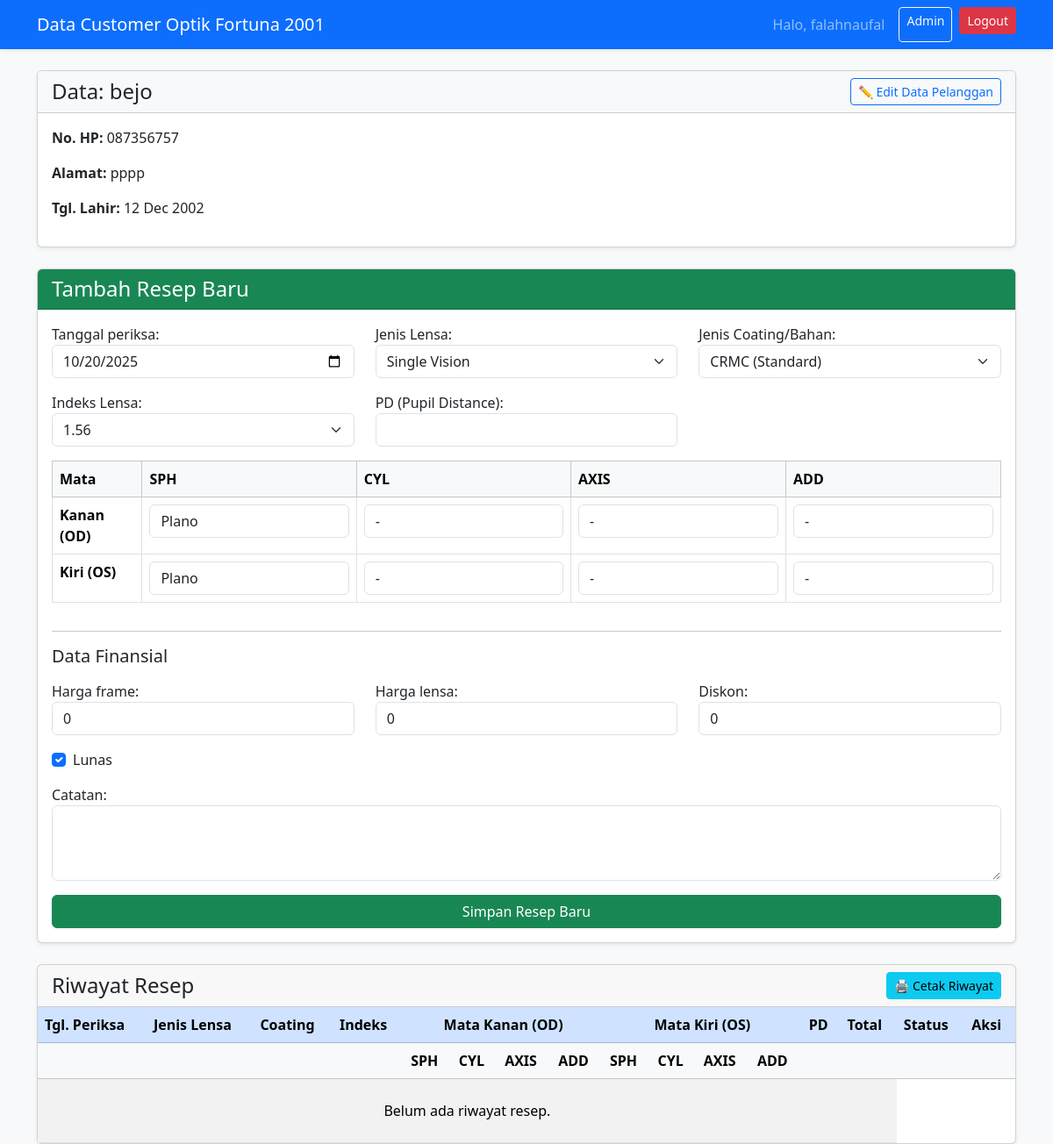
/pelanggan/4/ (signed in), run on the app's committed database.
### pasien/models.py (models this page shows, shortened)
class Pelanggan(models.Model):
    nama = models.CharField(max_length=100)
    no_hp = models.CharField(max_length=20, unique=True)
    alamat = models.TextField(blank=True, null=True)
    tanggal_lahir = models.DateField(blank=True, null=True)
    created_at = models.DateTimeField(auto_now_add=True)
    class Meta:
        verbose_name = "Data Pelanggan"
        verbose_name_plural = "Data Pelanggan"

### pasien/views.py (the view)
# urls.py: path('pelanggan/<int:pk>/', views.detail_pelanggan, name='detail'),
@login_required # Kunci halaman ini
def detail_pelanggan(request, pk):
    pelanggan = get_object_or_404(Pelanggan, pk=pk)
    resep_list = pelanggan.resep_history.all()
    if request.method == 'POST':
        form = ResepForm(request.POST)
        if form.is_valid():
            resep_baru = form.save(commit=False) # Jangan simpan dulu
            resep_baru.pelanggan = pelanggan      # Isi 'pelanggan' secara manual
            resep_baru.save()                     # Baru simpan ke database
            return redirect('detail', pk=pelanggan.pk)
    else:
        form = ResepForm() # Buat form kosong
    context = {
        'pelanggan': pelanggan,
        'resep_list': resep_list,
        'form': form, # Kirim form (kosong atau terisi) ke template
    }
    return render(request, 'detail.html', context)

### templates/detail.html (shortened to what this page needs)
{% extends 'base.html' %}
{% block content %}
<div class="card shadow-sm mb-4">
    <div class="card-header bg-light d-flex justify-content-between align-items-center">
        <h4 class="mb-0">Data: {{ pelanggan.nama }}</h4>
        <a href="{% url 'edit_pelanggan' pelanggan.pk %}" class="btn btn-outline-primary btn-sm">
           ✏️ Edit Data Pelanggan
        </a>
    </div>
    <div class="card-body">
        <p><strong>No. HP:</strong> {{ pelanggan.no_hp }}</p>
        <p><strong>Alamat:</strong> {{ pelanggan.alamat|default:"-" }}</p>
        <p><strong>Tgl. Lahir:</strong> {{ pelanggan.tanggal_lahir|date:"d M Y"|default:"-" }}</p>
    </div>
</div>
<div class="card shadow-sm mb-4">
    <div class="card-header bg-success text-white">
        <h4 class="mb-0">Tambah Resep Baru</h4>
    </div>
    <div class="card-body">
        <form method="POST">
            <div class="row">
                <div class="col-md-4 mb-3">{{ form.tanggal_periksa.label_tag }} {{ form.tanggal_periksa }}</div>
                <div class="col-md-4 mb-3">{{ form.jenis_lensa.label_tag }} {{ form.jenis_lensa }}</div>
                <div class="col-md-4 mb-3">{{ form.jenis_coating.label_tag }} {{ form.jenis_coating }}</div>
            </div>
            <div class="row">
                <div class="col-md-4 mb-3">{{ form.indeks_lensa.label_tag }} {{ form.indeks_lensa }}</div>
                <div class="col-md-4 mb-3">{{ form.pd.label_tag }} {{ form.pd }}</div>
            </div>
            <div class="table-responsive mb-3">
                <table class="table table-bordered">
                    <tr class="table-light">
                        <th>Mata</th>
                        <th>SPH</th><th>CYL</th><th>AXIS</th><th>ADD</th>
                    </tr>
                    <tr>
                        <th>Kanan (OD)</th>
                        <td>{{ form.od_sph }}</td>
                        <td>{{ form.od_cyl }}</td>
                        <td>{{ form.od_axis }}</td>
                        <td>{{ form.od_add }}</td>
                    </tr>
                    <tr>
                        <th>Kiri (OS)</th>
                        <td>{{ form.os_sph }}</td>
                        <td>{{ form.os_cyl }}</td>
                        <td>{{ form.os_axis }}</td>
                        <td>{{ form.os_add }}</td>
                    </tr>
                </table>
            </div>
            <hr>
            <h5 class="mb-3">Data Finansial</h5>
            <div class="row">
                <div class="col-md-4 mb-3">
                    {{ form.harga_frame.label_tag }}
                    {{ form.harga_frame }}
                </div>
                <div class="col-md-4 mb-3">
                    {{ form.harga_lensa.label_tag }}
                    {{ form.harga_lensa }}
                </div>
                <div class="col-md-4 mb-3">
                    {{ form.diskon.label_tag }}
                    {{ form.diskon }}
                </div>
            </div>
            <div class="form-check mb-3">
                {{ form.lunas }}
                <label class="form-check-label" for="{{ form.lunas.id_for_label }}">
                    {{ form.lunas.label }}
                </label>
            </div>
            <div class="mb-3">
                {{ form.catatan.label_tag }}
                {{ form.catatan }}
            </div>
            <button type="submit" class="btn btn-success w-100">Simpan Resep Baru</button>
        </form>
    </div>
</div>
<div class="card shadow-sm printable-area">
    <div class="card-header d-flex justify-content-between align-items-center">
        <h4 class="mb-0">Riwayat Resep</h4>
        <button onclick="window.print()" class="btn btn-info btn-sm d-print-none">
            🖨️ Cetak Riwayat
        </button>
    </div>
    <div class="card-body p-0">
        <div class="table-responsive">
            <table class="table table-striped table-hover mb-0">
                <thead class="table-primary">
                    <tr>
                        <th>Tgl. Periksa</th>
                        <th>Jenis Lensa</th>
                        <th>Coating</th>
                        <th>Indeks</th>
                        <th colspan="4" class="text-center">Mata Kanan (OD)</th>
                        <th colspan="4" class="text-center">Mata Kiri (OS)</th>
                        <th>PD</th>
                        <th>Total</th> <th>Status</th> <th>Aksi</th>
                    </tr>
                    <tr class="table-light">
                        <th></th>
                        <th></th>
                        <th></th>
                        <th></th>
                        <th>SPH</th><th>CYL</th><th>AXIS</th><th>ADD</th>
                        <th>SPH</th><th>CYL</th><th>AXIS</th><th>ADD</th>
                        <th></th>
                        <th></th> <th></th> <th></th>
                    </tr>
                </thead>
                <tbody>
                    {% for resep in resep_list %}
                    <tr>
                        <td><strong>{{ resep.tanggal_periksa|date:"d/m/Y" }}</strong></td>
                        <td>{{ resep.get_jenis_lensa_display }}</td>
                        <td>{{ resep.get_jenis_coating_display }}</td>
                        <td>{{ resep.get_indeks_lensa_display }}</td>
                        <td>{{ resep.od_sph }}</td>
                        <td>{{ resep.od_cyl }}</td>
                        <td>{{ resep.od_axis }}</td>
                        <td>{{ resep.od_add }}</td>
                        <td>{{ resep.os_sph }}</td>
                        <td>{{ resep.os_cyl }}</td>
                        <td>{{ resep.os_axis }}</td>
                        <td>{{ resep.os_add }}</td>
                        <td>{{ resep.pd }}</td>
                        <td>
                            <td>Rp {{ resep.total_bayar|default:0 }}</td>
                    <td>
                        {% if resep.lunas %}
                            <span class="badge bg-success">Lunas</span>
                        {% else %}
                            <span class="badge bg-danger">Belum Lunas</span>
                        {% endif %}
                    </td>
                    <td>
                    <a href="{% url 'edit_resep' resep.pk %}" class="btn btn-sm btn-outline-primary">Edit</a>
                </td>
                    </tr>
                    {% if resep.catatan %}
                    <tr class="table-info"><td colspan="14"><strong>Catatan:</strong> {{ resep.catatan }}</td></tr>
                    {% endif %}
                    {% empty %}
                    <tr><td colspan="14" class="text-center p-4">Belum ada riwayat resep.</td></tr>
                    {% endfor %}
                </tbody>
            </table>
        </div>
    </div>
</div>
{% endblock %}

### templates/base.html (shortened to what this page needs)
<!doctype html>
<html lang="id">
  <head>
    <link href="https://cdn.jsdelivr.net/npm/bootstrap@5.3.3/dist/css/bootstrap.min.css" rel="stylesheet">
  </head>
  <body>
    <nav class="navbar navbar-expand-lg navbar-dark bg-primary shadow-sm">
        <div class="container">
            <a class="navbar-brand" href="{% url 'search' %}"> Data Customer Optik Fortuna 2001</a>
            <div class="d-flex">
                {% if user.is_authenticated %}
                    <span class="navbar-text me-3">
                        Halo, {{ user.first_name|default:user.username }}
                    </span>
                    <a href="/admin" class="btn btn-outline-light btn-sm me-2" target="_blank">Admin</a>
                    <form action="{% url 'logout' %}" method="POST" class="d-inline">
    <button type="submit" class="btn btn-danger btn-sm">Logout</button>
</form>
                {% else %}
                    <a href="{% url 'login' %}" class="btn btn-light btn-sm">Login</a>
                {% endif %}
            </div>
        </div>
    </nav>
    <div class="container mt-4">
        {% block content %}
        {% endblock %}
    </div>
  </body>
</html>

### templates/base.html (style rules this page uses)
body { background-color: #f8f9fa; }

### data on the page
Pelanggan: nama "bejo", no_hp "087356757", alamat "pppp", tanggal_lahir "12 Dec 2002"

### other printed values
{{ user.first_name|default:user.username }} "falahnaufal"
